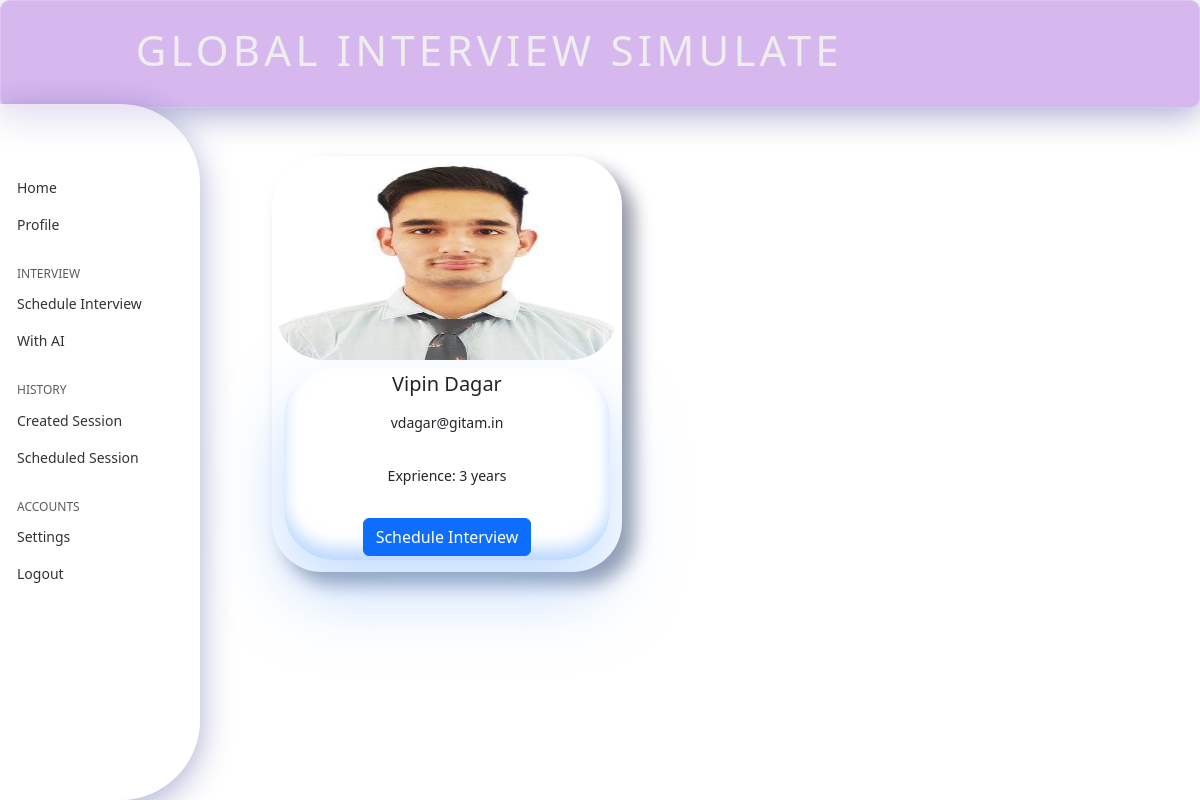
/interview/view_interviewers/ (signed in), run on the app's committed database.
### account/models.py (models this page shows, shortened)
class InterviewerProfile(models.Model):
    user = models.OneToOneField(Custom_user , on_delete=models.CASCADE, unique=True)
    field = models.CharField(max_length=100 , blank=True , null = True)
    gender = models.CharField(max_length=100 , blank=True , null = True)
    mobile = models.IntegerField(blank=True , null = True)
    company = models.CharField(max_length=100 , blank=True , null = True)
    position = models.CharField(max_length=100 , blank=True , null = True)
    experience = models.CharField(max_length=100 , blank=True , null = True)
    skills = models.TextField(blank=True, null = True)
    intrests = models.TextField(blank=True, null = True)
    location = models.CharField(max_length=100 , blank=True)
    twitter = models.CharField(max_length=100 , blank=True, null = True)
    github = models.CharField(max_length=100 , blank=True , null = True)
    linkedin = models.CharField(max_length=100 , blank=True , null = True)
    instagram = models.CharField(max_length=100 , blank=True , null = True)
    bio = models.TextField(max_length=500 , blank=True , null = True)
    image = models.ImageField(upload_to='media/' , blank=True , null = True)
    referal_code = models.CharField(max_length=100 , blank=True , null = True)
    created_at = models.DateTimeField(auto_now_add=True)

class Custom_user(AbstractUser):
    username = None
    email = models.EmailField(max_length=254 , unique=True)
    first_name = models.CharField(max_length=100)
    last_name = models.CharField(max_length=100 , blank=True , null = True)
    auth_token = models.CharField(max_length=100)
    is_verified = models.BooleanField(default=False)
    is_interviewer = models.BooleanField(default=False)
    created_at = models.DateTimeField(auto_now_add=True)
    USERNAME_FIELD = 'email'
    REQUIRED_FIELDS = []
    objects = UserManager()

### interview/views.py (the view)
# urls.py: path("view_interviewers/", schedule_session.view_interviewers , name="view_interviewers"),
    @login_required
    def view_interviewers(request):
        if not request.user.is_interviewer and not request.user.is_superuser:
            interviewer = InterviewerProfile.objects.all()
            context = {'interviewer' : interviewer}
            return render(request, 'interview/view_interviewer.html' , context)
        return HttpResponse('404 not found')

### templates/interview/view_interviewer.html (shortened to what this page needs)
{% extends "base.html" %}
{% load static %}
{% block style %}
<link rel="stylesheet" href="https://cdnjs.cloudflare.com/ajax/libs/font-awesome/5.15.4/css/all.min.css">
<link rel="stylesheet" href="{% static '/css/profile.css' %}">
{% endblock style %}
{% block main %}
{% for person in interviewer %}
<div class="d-flex-justify-content-center justify-items-center flex-wrap flex-shrink gap-5">
    <div class="interviewer-card text-center  neomoprhism m-5 p-1">
        <div class="interviewer-image">
            {% if person.image %}
            <img src="{{person.image.url}}" alt="">
            {% else %}
            <img src="{% static 'images/interviewer.jpeg' %}" alt="">
            {% endif %}
        </div>
        <div class="card-body d-flex justify-content-center align-items-center flex-column gap-3 m-2 p-1 claymorphism">
            <h5 class="card-title">{{person.user.first_name}} {{person.user.last_name}}</h5>
            <p class="card-text">{{ person.user.email }}</p>
            <p class="card-text">Exprience: {{ person.experience }} </p>
            <a href="/interview/schedule_interview/{{person.id}}" class="btn btn-primary">Schedule Interview</a>
        </div>
    </div>
</div>
{% endfor %}
{% endblock main %}

### static/css/base.css (style rules this page uses)
body { background-image: url('/static/images/bg.png'); background-position: center; background-repeat: no-repeat ; background-attachment: fixed; background-size: cover; }

### static/css/dashboard.css (style rules this page uses)
body { font-size: .875rem; }

### static/css/morphism.css (style rules this page uses)
.claymorphism { backdrop-filter: blur(5px); background-color: rgba(255, 255, 255, 0.3); border-radius: 50px; box-shadow: 0px 35px 68px 0px rgba(145, 192, 255, 0.5), inset 0px -12px 16px 0px rgba(145, 192, 255, 0.6), inset 0px 11px 28px 0px rgb(255, 255, 255); }
.neomoprhism { -webkit-border-radius: 50px; border-radius: 50px; -webkit-box-shadow: 12px 12px 18px #9499a8, -12px -12px 18px #ffffff; box-shadow: 12px 12px 18px #9499a8, -12px -12px 18px #ffffff; }

### templates/interview/view_interviewer.html (style rules this page uses)
.interviewer-card { width: 350px; }
.interviewer-image img { width: 100%; height: 200px; border-radius: 48px; }

### data on the page
InterviewerProfile: image (picture), user.first_name "Vipin", user.last_name "Dagar", user.email "vdagar@gitam.in", experience "3 years"
